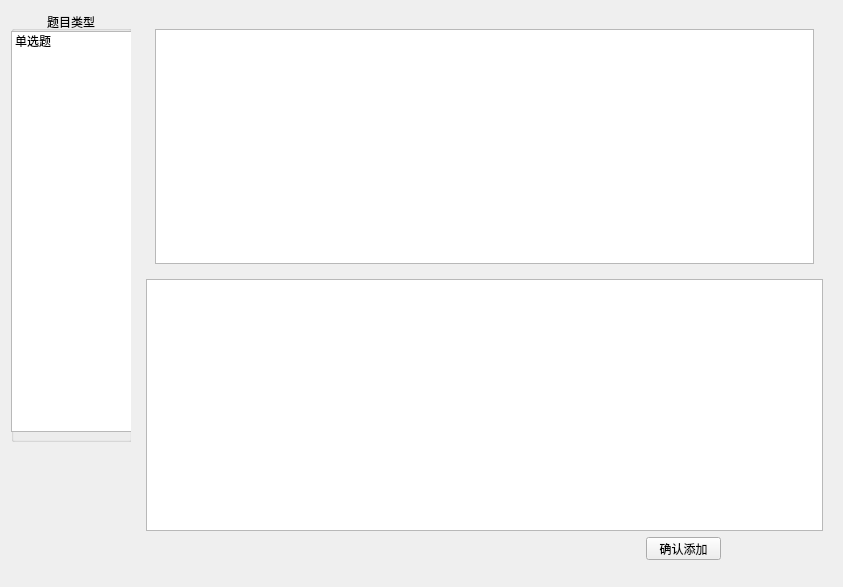
<?xml version="1.0" encoding="UTF-8"?>
<ui version="4.0">
 <class>AddQuestionDialog</class>
 <widget class="QWidget" name="AddQuestionDialog">
  <property name="geometry">
   <rect>
    <x>0</x>
    <y>0</y>
    <width>843</width>
    <height>587</height>
   </rect>
  </property>
  <property name="windowTitle">
   <string>添加题目</string>
  </property>
  <layout class="QHBoxLayout" name="horizontalLayout">
   <item>
    <widget class="QWidget" name="widget" native="true">
     <property name="minimumSize">
      <size>
       <width>120</width>
       <height>0</height>
      </size>
     </property>
     <property name="maximumSize">
      <size>
       <width>120</width>
       <height>16777215</height>
      </size>
     </property>
     <property name="baseSize">
      <size>
       <width>300</width>
       <height>0</height>
      </size>
     </property>
     <widget class="QGroupBox" name="groupBox">
      <property name="geometry">
       <rect>
        <x>0</x>
        <y>0</y>
        <width>121</width>
        <height>431</height>
       </rect>
      </property>
      <property name="title">
       <string>题目类型</string>
      </property>
      <property name="alignment">
       <set>Qt::AlignCenter</set>
      </property>
      <widget class="QListWidget" name="listWidget">
       <property name="geometry">
        <rect>
         <x>0</x>
         <y>20</y>
         <width>121</width>
         <height>401</height>
        </rect>
       </property>
       <item>
        <property name="text">
         <string>单选题</string>
        </property>
       </item>
      </widget>
     </widget>
    </widget>
   </item>
   <item>
    <widget class="QWidget" name="widget_2" native="true">
     <layout class="QVBoxLayout" name="verticalLayout">
      <item>
       <widget class="QWidget" name="widget_3" native="true">
        <layout class="QHBoxLayout" name="horizontalLayout_2">
         <item>
          <widget class="QTextEdit" name="textEdit">
           <property name="maximumSize">
            <size>
             <width>16777215</width>
             <height>300</height>
            </size>
           </property>
          </widget>
         </item>
        </layout>
       </widget>
      </item>
      <item>
       <widget class="QListWidget" name="listWidget_2">
        <property name="minimumSize">
         <size>
          <width>0</width>
          <height>0</height>
         </size>
        </property>
        <property name="maximumSize">
         <size>
          <width>16777215</width>
          <height>300</height>
         </size>
        </property>
       </widget>
      </item>
      <item>
       <widget class="QWidget" name="widget_4" native="true">
        <property name="minimumSize">
         <size>
          <width>0</width>
          <height>30</height>
         </size>
        </property>
        <widget class="QPushButton" name="pushButton">
         <property name="geometry">
          <rect>
           <x>500</x>
           <y>0</y>
           <width>75</width>
           <height>23</height>
          </rect>
         </property>
         <property name="text">
          <string>确认添加</string>
         </property>
        </widget>
       </widget>
      </item>
     </layout>
    </widget>
   </item>
  </layout>
 </widget>
 <resources/>
 <connections/>
</ui>
